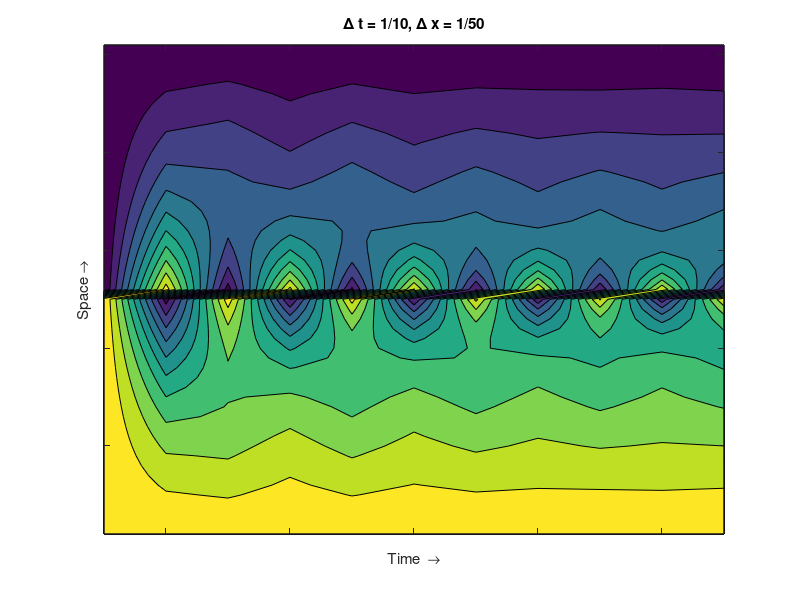

Here is the MATLAB script that generated this plot:
%Plotting solution for problem 2 and 3 in homework one - MATH 228B - Winter 2017
%By Ahmed H. Mahmoud
%Read raw data file (fileID) and plot
clc;
clear;
clf;

fileID=fopen('results0.100000_0.020000.txt','r');
sz = fscanf(fileID, '%f',[1,2]);

z =fscanf(fileID, '%f',sz);

contourf(z);
set(gca,'XTickLabel',{});
set(gca,'YTickLabel',{});
title('\Delta t = 1/10, \Delta x = 1/50')
xlabel('Time  \rightarrow');
ylabel('Space \rightarrow');